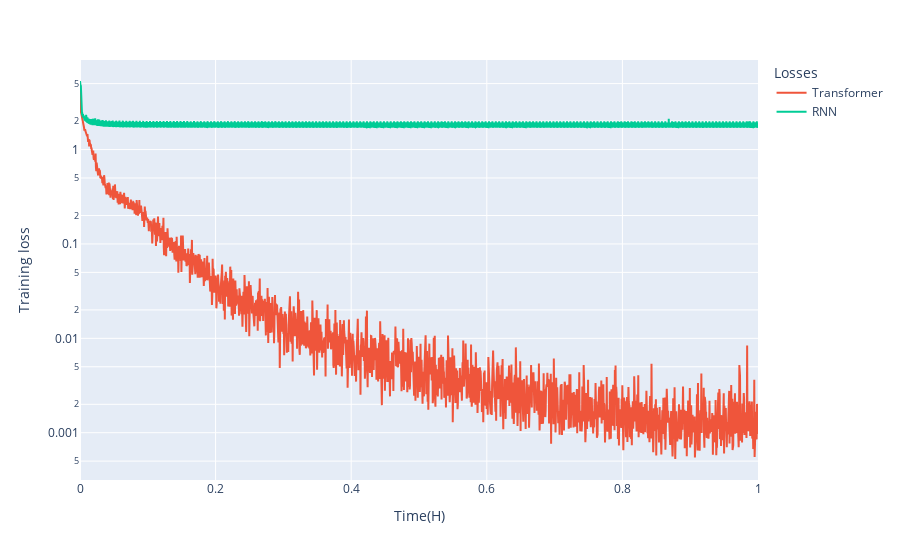

Write notebook code for a chart like this one.
### Code cell
#Plot data transformer vs rnn

fig = px.scatter()
fig.add_scatter(x=df['Time(H)'], y=df['Transformer Loss'],name="Transformer")
fig.add_scatter(x=df2['Time(H)'],y= df2['RNN Loss'],name="RNN")

fig.update_layout(legend=dict(title="Losses"))

fig.update_xaxes(
    title="Time(H)"
)

fig.update_yaxes(
    title="Training loss",type="log"
)
fig.show()

### Figure 1 — Plotly figure (JSON) as saved in the notebook; plotly's stock layout.template omitted (floating-point values rounded to 4 significant figures; data arrays with more than 128 entries replaced by an {"elided": "..."} marker saying what was removed)
{"data": [{"hovertemplate": "<extra></extra>", "legendgroup": "", "marker": {"color": "#636efa", "symbol": "circle"}, "mode": "markers", "name": "", "orientation": "v", "showlegend": false, "type": "scatter", "xaxis": "x", "yaxis": "y"}, {"name": "Transformer", "type": "scatter", "x": {"elided": "2000 float values"}, "y": {"elided": "2000 float values"}}, {"name": "RNN", "type": "scatter", "x": {"elided": "40000 float values"}, "y": {"elided": "40000 float values"}}], "layout": {"legend": {"title": {"text": "Losses"}, "tracegroupgap": 0}, "margin": {"t": 60}, "xaxis": {"anchor": "y", "domain": [0, 1], "title": {"text": "Time(H)"}}, "yaxis": {"anchor": "x", "domain": [0, 1], "title": {"text": "Training loss"}, "type": "log"}}}
